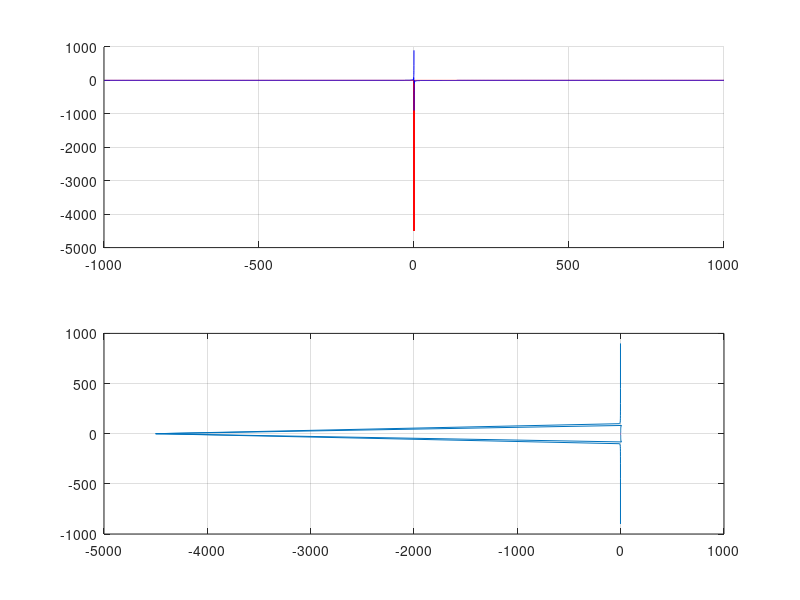

Write the MATLAB code that produced this figure.
%%%%%%%%%Nikwist%%%%%%%%%%%

tmp1 = 4 * 10^-4 - 1;

fZnam = @(w)(1 + w .^ 2 .* tmp1);
fPw = @(w)((-1.8) ./ fZnam(w));
fQw = @(w)(( -90 * (1 - w .^2) ) ./ (w .* fZnam(w)));



xx = -1000 : 0.1 : 1000;
yy = fPw(xx);
zz = fQw(xx);

subplot(2, 1, 1); 
hold on
    plot(xx, yy, 'r');
    plot(xx, zz, 'b');
    axis on
    grid on
hold off

subplot(2, 1, 2); 
plot(yy, zz); %%plot(yy, zz, '-o');
axis on
grid on
%%%%%%%%%%%%%%%%%%%%%%%%%%%%%%%%%%%%%%%%%%%%%
%%%%%%%%%%%%%%%%%%%%%%%%%
% k = 90;
% t1 = 0.1;
% t2 = 0.1;
% params = [k t1 t2];
% func = GetFcn('task_2_61', 'trans');
% 
% amp = Amplitude(xx, params, func);
% ph  = Phase(xx, params, func);
% 
% subplot(3, 1, 3); 
% plot(amp, ph);
% axis on
% grid on
%%%%%%%%%%%%%%%%%%%%%%%%%
%%%%%%%%%%%%%%%%%%%%%%%%%%%%%%%%%%%%%%%%%%%%%
